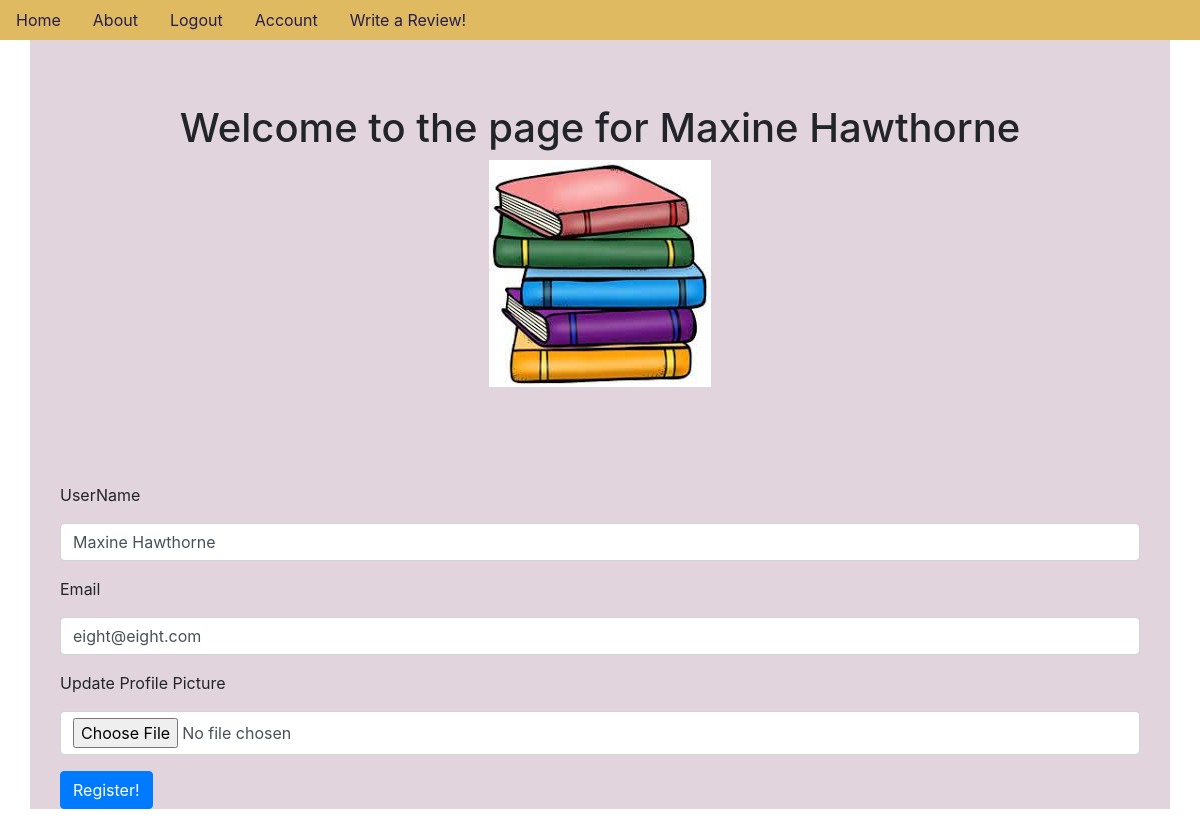
Page /account (signed in) on the committed database.
### bookReviewBlog/models.py (models this page shows, shortened)
class User(db.Model, UserMixin):
    __tablename__ = "users"
    id = db.Column(db.Integer, primary_key=True)
    profile_image = db.Column(db.String(64), nullable=False, default='default_profile.png')
    email = db.Column(db.String(64), unique=True, index=True)
    username =  db.Column(db.String(64), unique=True, index=True)
    password_hash = db.Column(db.String(128))
    posts = db.relationship('BlogPost', backref='author', lazy=True)

### bookReviewBlog/users/views.py (the view)
@users.route('/account', methods=['GET', 'POST'])
@login_required
def account():
    form = UpdateUserForm()
    if form.validate_on_submit():
        if form.picture.data:
            username = current_user.username
            pic = add_profile_pic(form.picture.data, username)
            current_user.profile_image = pic
        current_user.username = form.username.data
        current_user.email = form.email.data
        db.session.commit()
        flash('User Account Updated!')
        return redirect(url_for('users.account'))
    elif request.method == "GET":
        form.username.data = current_user.username
        form.email.data = current_user.email
    profile_image = url_for('static', filename='profilePics/'+current_user.profile_image)
    return render_template('account.html', profile_image=profile_image, form=form)

### bookReviewBlog/users/forms.py (shortened to what this page needs)
class UpdateUserForm(FlaskForm):
    email = StringField('Email', validators=[DataRequired(), Email()])
    username = StringField('UserName', validators=[DataRequired()])
    picture = FileField('Update Profile Picture', validators=[FileAllowed(['jpg', 'png'])])
    submit  = SubmitField('Register!')

### bookReviewBlog/models.py (called while the page is built)
@loginManager.user_loader
def load_user(userId):
    return User.query.get(userId)

### bookReviewBlog/templates/account.html (shortened to what this page needs)
{% extends "base.html" %}
{% block content %}
    <div class="jumbotron" style="background-color: #E1D4DD;">
        <div align='center'>
            <h1>Welcome to the page for {{current_user.username}}</h1>
            <img align='center' src="{{url_for('static', filename='profilePics/'+current_user.profile_image)}}">
        </div>
    </div>
    <div class="container">
        <form method="POST" action="" enctype="multipart/form-data">
            <div class="form-group">
                {{form.username.label(class='form-group')}}{{form.username(class='form-control')}}
            </div>
            <div class="form-group">
                {{form.email.label(class='form-group')}}{{form.email(class='form-control')}}
            </div>
            <div class="form-group">
                {{form.picture.label(class='form-group')}}{{form.picture(class='form-control')}}
            </div>
            <div class="form-group">
                {{form.submit(class='btn btn-primary')}}
            </div>
        </form>
    </div>
{% endblock %}

### rows in the picture
User: username "Maxine Hawthorne", profile_image (placeholder picture), email "eight@eight.com"
